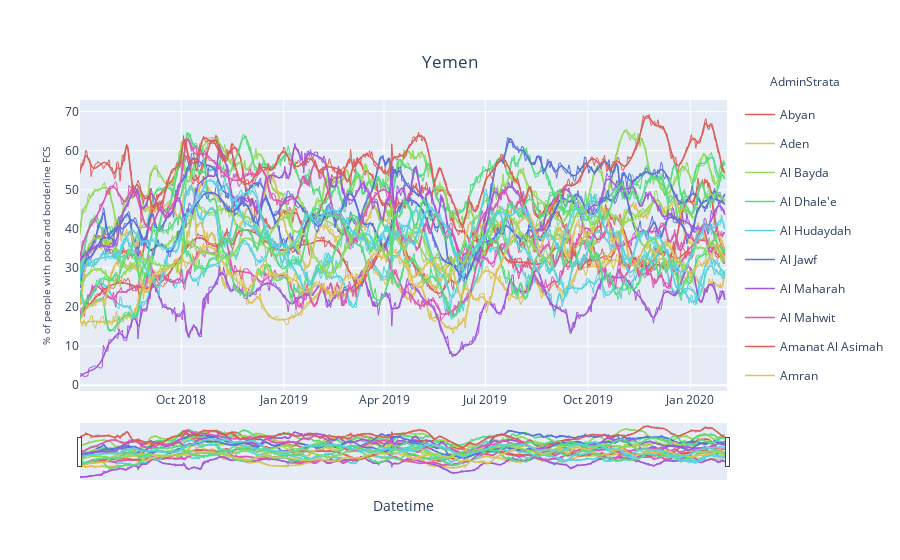

Write notebook code for a chart like this one.
### Code cell
# Create figure.
fig = go.Figure()

colorway = sns.color_palette("hls", 8).as_hex()

for i, col in enumerate(subdf_fit.columns):
    fig.add_trace(go.Scatter(x = subdf_fit.index, y = subdf_fit[col], name = col, line = dict(width = 1.5, 
                                                                                              color = colorway[i % len(colorway)]), 
                             legendgroup = col))
    fig.add_trace(go.Scatter(x = subdf_interpolate.index, y = subdf_interpolate[col], name = col, line = dict(width = 1., 
                                                                                                              color = colorway[i % len(colorway)]), 
                             showlegend = False, legendgroup = col))

# Edit the layout.
fig.update_layout(title = dict(text = Country, y = 0.9, x = 0.5), 
                  yaxis_title = dict(text = "% of people with poor and borderline FCS", font = dict(size = 10)))
# Add legend title.
fig.update_layout(annotations = [dict(x = 1.12, y = 1.1, align = "right", valign = "top", text = "AdminStrata", 
                                      showarrow = False, xref = "paper", yref = "paper", xanchor = "center", 
                                      yanchor = "top")])
# Add range slider.
fig.update_layout(xaxis = dict(title = "Datetime", rangeselector = dict(), rangeslider = dict(visible = True), 
                               type = "date"))

fig.show()

### Figure 1 — Plotly figure (JSON) as saved in the notebook; plotly's stock layout.template omitted (floating-point values rounded to 4 significant figures; data arrays with more than 128 entries replaced by an {"elided": "..."} marker saying what was removed)
{"data": [{"legendgroup": "Abyan", "line": {"color": "#db5f57", "width": 1.5}, "name": "Abyan", "type": "scatter", "x": {"elided": "582 str values"}, "y": {"elided": "582 float values"}}, {"legendgroup": "Abyan", "line": {"color": "#db5f57", "width": 1}, "name": "Abyan", "showlegend": false, "type": "scatter", "x": {"elided": "582 str values"}, "y": {"elided": "582 float values"}}, {"legendgroup": "Aden", "line": {"color": "#dbc257", "width": 1.5}, "name": "Aden", "type": "scatter", "x": {"elided": "582 str values"}, "y": {"elided": "582 float values"}}, {"legendgroup": "Aden", "line": {"color": "#dbc257", "width": 1}, "name": "Aden", "showlegend": false, "type": "scatter", "x": {"elided": "582 str values"}, "y": {"elided": "582 float values"}}, {"legendgroup": "Al Bayda", "line": {"color": "#91db57", "width": 1.5}, "name": "Al Bayda", "type": "scatter", "x": {"elided": "582 str values"}, "y": {"elided": "582 float values"}}, {"legendgroup": "Al Bayda", "line": {"color": "#91db57", "width": 1}, "name": "Al Bayda", "showlegend": false, "type": "scatter", "x": {"elided": "582 str values"}, "y": {"elided": "582 float values"}}, {"legendgroup": "Al Dhale'e", "line": {"color": "#57db80", "width": 1.5}, "name": "Al Dhale'e", "type": "scatter", "x": {"elided": "582 str values"}, "y": {"elided": "582 float values"}}, {"legendgroup": "Al Dhale'e", "line": {"color": "#57db80", "width": 1}, "name": "Al Dhale'e", "showlegend": false, "type": "scatter", "x": {"elided": "582 str values"}, "y": {"elided": "582 float values"}}, {"legendgroup": "Al Hudaydah", "line": {"color": "#57d3db", "width": 1.5}, "name": "Al Hudaydah", "type": "scatter", "x": {"elided": "582 str values"}, "y": {"elided": "582 float values"}}, {"legendgroup": "Al Hudaydah", "line": {"color": "#57d3db", "width": 1}, "name": "Al Hudaydah", "showlegend": false, "type": "scatter", "x": {"elided": "582 str values"}, "y": {"elided": "582 float values"}}, {"legendgroup": "Al Jawf", "line": {"color": "#5770db", "width": 1.5}, "name": "Al Jawf", "type": "scatter", "x": {"elided": "582 str values"}, "y": {"elided": "582 float values"}}, {"legendgroup": "Al Jawf", "line": {"color": "#5770db", "width": 1}, "name": "Al Jawf", "showlegend": false, "type": "scatter", "x": {"elided": "582 str values"}, "y": {"elided": "582 float values"}}, {"legendgroup": "Al Maharah", "line": {"color": "#a157db", "width": 1.5}, "name": "Al Maharah", "type": "scatter", "x": {"elided": "582 str values"}, "y": {"elided": "582 float values"}}, {"legendgroup": "Al Maharah", "line": {"color": "#a157db", "width": 1}, "name": "Al Maharah", "showlegend": false, "type": "scatter", "x": {"elided": "582 str values"}, "y": {"elided": "582 float values"}}, {"legendgroup": "Al Mahwit", "line": {"color": "#db57b2", "width": 1.5}, "name": "Al Mahwit", "type": "scatter", "x": {"elided": "582 str values"}, "y": {"elided": "582 float values"}}, {"legendgroup": "Al Mahwit", "line": {"color": "#db57b2", "width": 1}, "name": "Al Mahwit", "showlegend": false, "type": "scatter", "x": {"elided": "582 str values"}, "y": {"elided": "582 float values"}}, {"legendgroup": "Amanat Al Asimah", "line": {"color": "#db5f57", "width": 1.5}, "name": "Amanat Al Asimah", "type": "scatter", "x": {"elided": "582 str values"}, "y": {"elided": "582 float values"}}, {"legendgroup": "Amanat Al Asimah", "line": {"color": "#db5f57", "width": 1}, "name": "Amanat Al Asimah", "showlegend": false, "type": "scatter", "x": {"elided": "582 str values"}, "y": {"elided": "582 float values"}}, {"legendgroup": "Amran", "line": {"color": "#dbc257", "width": 1.5}, "name": "Amran", "type": "scatter", "x": {"elided": "582 str values"}, "y": {"elided": "582 float values"}}, {"legendgroup": "Amran", "line": {"color": "#dbc257", "width": 1}, "name": "Amran", "showlegend": false, "type": "scatter", "x": {"elided": "582 str values"}, "y": {"elided": "582 float values"}}, {"legendgroup": "Dhamar", "line": {"color": "#91db57", "width": 1.5}, "name": "Dhamar", "type": "scatter", "x": {"elided": "582 str values"}, "y": {"elided": "582 float values"}}, {"legendgroup": "Dhamar", "line": {"color": "#91db57", "width": 1}, "name": "Dhamar", "showlegend": false, "type": "scatter", "x": {"elided": "582 str values"}, "y": {"elided": "582 float values"}}, {"legendgroup": "Hadramaut", "line": {"color": "#57db80", "width": 1.5}, "name": "Hadramaut", "type": "scatter", "x": {"elided": "582 str values"}, "y": {"elided": "582 float values"}}, {"legendgroup": "Hadramaut", "line": {"color": "#57db80", "width": 1}, "name": "Hadramaut", "showlegend": false, "type": "scatter", "x": {"elided": "582 str values"}, "y": {"elided": "582 float values"}}, {"legendgroup": "Hajjah", "line": {"color": "#57d3db", "width": 1.5}, "name": "Hajjah", "type": "scatter", "x": {"elided": "582 str values"}, "y": {"elided": "582 float values"}}, {"legendgroup": "Hajjah", "line": {"color": "#57d3db", "width": 1}, "name": "Hajjah", "showlegend": false, "type": "scatter", "x": {"elided": "582 str values"}, "y": {"elided": "582 float values"}}, {"legendgroup": "Ibb", "line": {"color": "#5770db", "width": 1.5}, "name": "Ibb", "type": "scatter", "x": {"elided": "582 str values"}, "y": {"elided": "582 float values"}}, {"legendgroup": "Ibb", "line": {"color": "#5770db", "width": 1}, "name": "Ibb", "showlegend": false, "type": "scatter", "x": {"elided": "582 str values"}, "y": {"elided": "582 float values"}}, {"legendgroup": "Lahj", "line": {"color": "#a157db", "width": 1.5}, "name": "Lahj", "type": "scatter", "x": {"elided": "582 str values"}, "y": {"elided": "582 float values"}}, {"legendgroup": "Lahj", "line": {"color": "#a157db", "width": 1}, "name": "Lahj", "showlegend": false, "type": "scatter", "x": {"elided": "582 str values"}, "y": {"elided": "582 float values"}}, {"legendgroup": "Marib", "line": {"color": "#db57b2", "width": 1.5}, "name": "Marib", "type": "scatter", "x": {"elided": "582 str values"}, "y": {"elided": "582 float values"}}, {"legendgroup": "Marib", "line": {"color": "#db57b2", "width": 1}, "name": "Marib", "showlegend": false, "type": "scatter", "x": {"elided": "582 str values"}, "y": {"elided": "582 float values"}}, {"legendgroup": "Raymah", "line": {"color": "#db5f57", "width": 1.5}, "name": "Raymah", "type": "scatter", "x": {"elided": "582 str values"}, "y": {"elided": "582 float values"}}, {"legendgroup": "Raymah", "line": {"color": "#db5f57", "width": 1}, "name": "Raymah", "showlegend": false, "type": "scatter", "x": {"elided": "582 str values"}, "y": {"elided": "582 float values"}}, {"legendgroup": "Sa'ada", "line": {"color": "#dbc257", "width": 1.5}, "name": "Sa'ada", "type": "scatter", "x": {"elided": "582 str values"}, "y": {"elided": "582 float values"}}, {"legendgroup": "Sa'ada", "line": {"color": "#dbc257", "width": 1}, "name": "Sa'ada", "showlegend": false, "type": "scatter", "x": {"elided": "582 str values"}, "y": {"elided": "582 float values"}}, {"legendgroup": "Sana'a", "line": {"color": "#91db57", "width": 1.5}, "name": "Sana'a", "type": "scatter", "x": {"elided": "582 str values"}, "y": {"elided": "582 float values"}}, {"legendgroup": "Sana'a", "line": {"color": "#91db57", "width": 1}, "name": "Sana'a", "showlegend": false, "type": "scatter", "x": {"elided": "582 str values"}, "y": {"elided": "582 float values"}}, {"legendgroup": "Shabwah", "line": {"color": "#57db80", "width": 1.5}, "name": "Shabwah", "type": "scatter", "x": {"elided": "582 str values"}, "y": {"elided": "582 float values"}}, {"legendgroup": "Shabwah", "line": {"color": "#57db80", "width": 1}, "name": "Shabwah", "showlegend": false, "type": "scatter", "x": {"elided": "582 str values"}, "y": {"elided": "582 float values"}}, {"legendgroup": "Taizz", "line": {"color": "#57d3db", "width": 1.5}, "name": "Taizz", "type": "scatter", "x": {"elided": "582 str values"}, "y": {"elided": "582 float values"}}, {"legendgroup": "Taizz", "line": {"color": "#57d3db", "width": 1}, "name": "Taizz", "showlegend": false, "type": "scatter", "x": {"elided": "582 str values"}, "y": {"elided": "582 float values"}}], "layout": {"annotations": [{"align": "right", "showarrow": false, "text": "AdminStrata", "valign": "top", "x": 1.12, "xanchor": "center", "xref": "paper", "y": 1.1, "yanchor": "top", "yref": "paper"}], "title": {"text": "Yemen", "x": 0.5, "y": 0.9}, "xaxis": {"rangeslider": {"visible": true}, "title": {"text": "Datetime"}, "type": "date"}, "yaxis": {"title": {"font": {"size": 10}, "text": "% of people with poor and borderline FCS"}}}}
